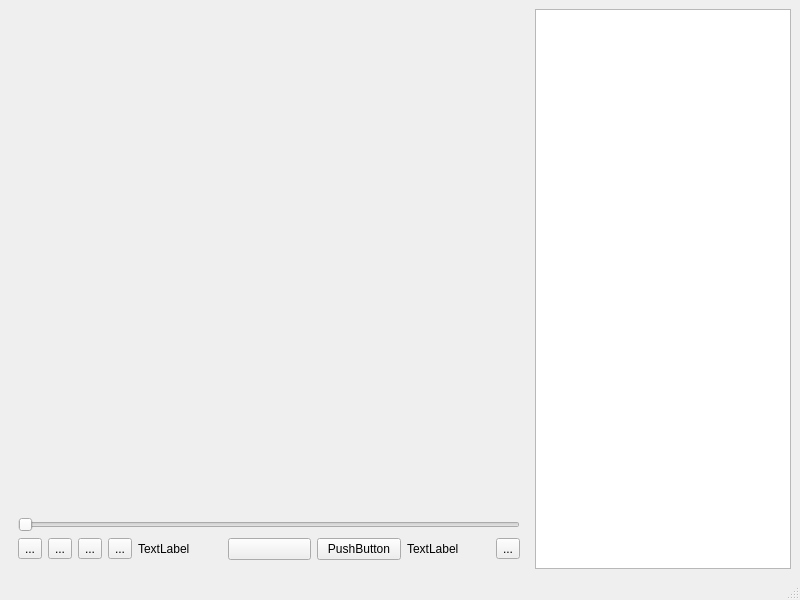
<?xml version="1.0" encoding="UTF-8"?>
<ui version="4.0">
 <class>MainWidget</class>
 <widget class="QMainWindow" name="MainWidget">
  <property name="geometry">
   <rect>
    <x>0</x>
    <y>0</y>
    <width>800</width>
    <height>600</height>
   </rect>
  </property>
  <property name="windowTitle">
   <string>MainWidget</string>
  </property>
  <widget class="QWidget" name="centralwidget">
   <layout class="QVBoxLayout" name="verticalLayout">
    <item>
     <layout class="QHBoxLayout" name="horizontalLayout_2">
      <item>
       <widget class="QWidget" name="widget" native="true">
        <layout class="QVBoxLayout" name="verticalLayout_2">
         <item>
          <widget class="QWidget" name="widget_MusicDetail" native="true">
           <property name="sizePolicy">
            <sizepolicy hsizetype="Preferred" vsizetype="Expanding">
             <horstretch>0</horstretch>
             <verstretch>0</verstretch>
            </sizepolicy>
           </property>
          </widget>
         </item>
         <item>
          <widget class="QSlider" name="horizontalSlider_Progress">
           <property name="orientation">
            <enum>Qt::Orientation::Horizontal</enum>
           </property>
          </widget>
         </item>
         <item>
          <layout class="QHBoxLayout" name="horizontalLayout">
           <item>
            <widget class="QToolButton" name="toolButton">
             <property name="text">
              <string>...</string>
             </property>
            </widget>
           </item>
           <item>
            <widget class="QToolButton" name="toolButton_2">
             <property name="text">
              <string>...</string>
             </property>
            </widget>
           </item>
           <item>
            <widget class="QToolButton" name="toolButton_4">
             <property name="text">
              <string>...</string>
             </property>
            </widget>
           </item>
           <item>
            <widget class="QToolButton" name="toolButton_3">
             <property name="text">
              <string>...</string>
             </property>
            </widget>
           </item>
           <item>
            <widget class="QLabel" name="label_2">
             <property name="text">
              <string>TextLabel</string>
             </property>
            </widget>
           </item>
           <item>
            <widget class="PlayPauseButton" name="playPauseButton"/>
           </item>
           <item>
            <widget class="QPushButton" name="pushButton">
             <property name="text">
              <string>PushButton</string>
             </property>
            </widget>
           </item>
           <item>
            <widget class="QLabel" name="label">
             <property name="text">
              <string>TextLabel</string>
             </property>
            </widget>
           </item>
           <item>
            <widget class="QToolButton" name="toolButton_ShowPlayList">
             <property name="text">
              <string>...</string>
             </property>
            </widget>
           </item>
          </layout>
         </item>
        </layout>
       </widget>
      </item>
      <item>
       <widget class="QListWidget" name="listWidget_PlayList">
        <property name="sizePolicy">
         <sizepolicy hsizetype="Minimum" vsizetype="Expanding">
          <horstretch>0</horstretch>
          <verstretch>0</verstretch>
         </sizepolicy>
        </property>
       </widget>
      </item>
     </layout>
    </item>
   </layout>
  </widget>
  <widget class="QMenuBar" name="menubar">
   <property name="geometry">
    <rect>
     <x>0</x>
     <y>0</y>
     <width>800</width>
     <height>18</height>
    </rect>
   </property>
  </widget>
  <widget class="QStatusBar" name="statusbar"/>
 </widget>
 <customwidgets>
  <customwidget>
   <class>PlayPauseButton</class>
   <extends>QPushButton</extends>
   <header location="global">PlayPauseButton.h</header>
  </customwidget>
 </customwidgets>
 <resources/>
 <connections/>
</ui>
